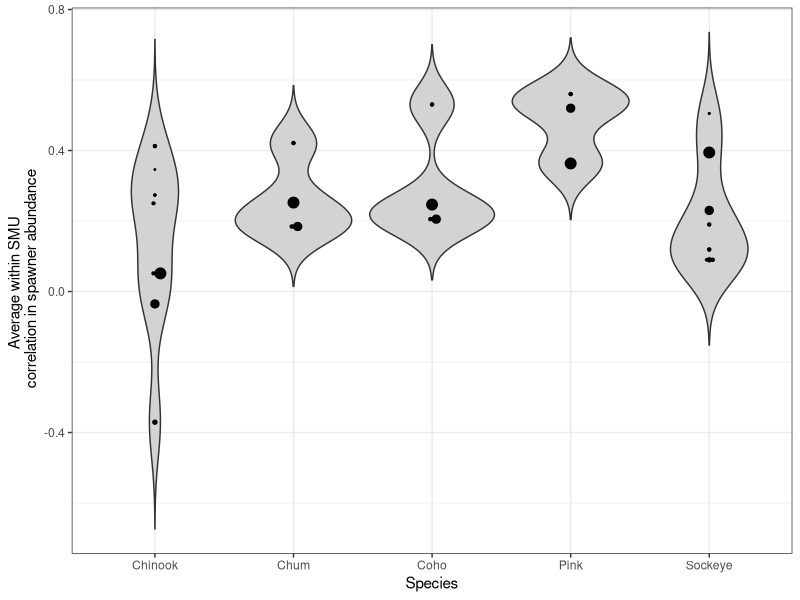
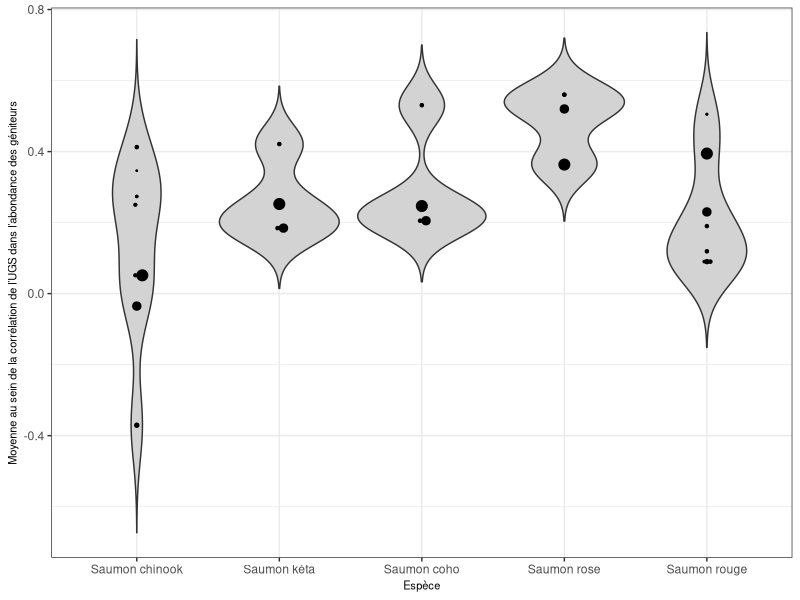

Generate these figures, in order, with R:
## ---- chunk 1

library(tidyverse)
library(knitr)

spawners <- read.csv('data/dataset_1part1.forBrendan.csv') # escapement
smus <- read.csv('data/smu_cu_list_20200914_name update.csv') # stock management units
smus <- subset(smus, regionid != 989898) # drop one duplicate coho SMU
decoder <- read.csv('data/All_regions_CU_decoder.csv') # CU-SMU decoder
smus$CUID <- smus$cuid # rename CU id column
decoder$CUID <- decoder$cuid # rename CU id column

master <- full_join(decoder,smus, by="CUID") # merge decoder and SMU list
master$Species <- master$species
master <- full_join(master,spawners, by="CUID") # merge with spawner time series

full_pse_data <- master %>% # wrangle into usable format
  mutate(species_full=case_when(Species.x=="Chinook"~"Chinook",
                                Species.x=="Chum"~"Chum",
                                Species.x=="CK"~"Chinook",
                                Species.x=="CM"~"Chum",
                                Species.x=="CO"~"Coho",
                                Species.x=="Coho"~"Coho",
                                Species.x=="Lake Sockeye"~"Sockeye",
                                Species.x=="Pink (Even)"~"Pink",
                                Species.x=="Pink (Odd)"~"Pink",
                                Species.x=="PKE"~"Pink",
                                Species.x=="PKO"~"Pink",
                                Species.x=="River Sockeye"~"Sockeye",
                                Species.x=="SEL"~"Sockeye",
                                Species.x=="SER"~"Sockeye"),
         spawners=LGL.counts) %>%
  filter(smu!="NA")%>%
  filter(species_full!="NA")%>%
  select(CUID, smu, species_full, Year, spawners)
## ---- chunk 2
# matrix to store correlations
smu_cor <- matrix(NA, nrow = length(unique(full_pse_data$smu)), ncol = 4)  
colnames(smu_cor) <- c("species", "smu","no_CUs", "avg_corr")
smu_cor <- as.data.frame(smu_cor)                  
smu_cor$smu <- as.character(unique(full_pse_data$smu))

# loop over SMUs
for(i in unique(full_pse_data$smu)){ 
  smu <- subset(full_pse_data, smu == i)
  if(length(unique(smu$CUID))>1){
    smu_wide <- smu %>% 
      spread(CUID, spawners) 
    corr_matrix <- cor(smu_wide[,-c(1:3)], method="spearman", use="pairwise.complete.obs")
    smu_cor[which(smu_cor$smu==i),4] <- mean(corr_matrix[row(corr_matrix)!=col(corr_matrix)],na.rm=TRUE)
    smu_cor[which(smu_cor$smu==i),1] <- unique(smu$species_full)
    if(is.nan(smu_cor[which(smu_cor$smu==i),4])=="TRUE"){smu_cor[which(smu_cor$smu==i),3]=0}else{
    xx<-corr_matrix[,colSums(corr_matrix,na.rm=T) != 0]
    xx[rowSums(xx,na.rm=T) != 0,]
    if(is.null(dim(xx)[2])=="TRUE"){smu_cor[which(smu_cor$smu==i),3]=0}else{smu_cor[which(smu_cor$smu==i),3]=dim(xx)[2]}}
  }else{
    smu_cor[which(smu_cor$smu==i),4] <- NA
    smu_cor[which(smu_cor$smu==i),1] <- unique(smu$species_full)
    smu_cor[which(smu_cor$smu==i),3] <- NA
  }
}
## ---- chunk 3
smu_med_cor <- smu_cor %>% 
  group_by(species) %>%
  summarise(median_correlation=median(avg_corr, na.rm=TRUE))
kable(smu_med_cor, caption = "Median pairwise correlation in spawner abundance among CUs within SMUs by species")

## ---- chunk 4
ggplot(smu_cor, aes(x=species, y=avg_corr)) +
  geom_violin(trim=FALSE, fill="light grey")+
  geom_dotplot(binaxis='y', stackdir='center', dotsize=smu_cor$no_CUs/25) +
  theme_bw()+
  xlab("Species") +
  ylab("Average within SMU \n correlation in spawner abundance") 
## ---- chunk 5
ggplot(smu_cor, aes(x=species, y=avg_corr)) +
  geom_violin(trim=FALSE, fill="light grey")+
  geom_dotplot(binaxis='y', stackdir='center', dotsize=smu_cor$no_CUs/25) +
  theme_bw()+
  xlab("Espèce") +
  ylab("Moyenne au sein de la corrélation de l’UGS dans l’abondance des géniteurs") +
    scale_x_discrete(name = "Espèce", 
                      breaks=c("Chinook", "Chum", "Coho", "Pink", "Sockeye"),
                      labels=c("Saumon chinook", 
                               "Saumon kéta", 
                               "Saumon coho",
                               "Saumon rose",
                               "Saumon rouge")) + 
  theme(axis.title=element_text(size=8))


  
